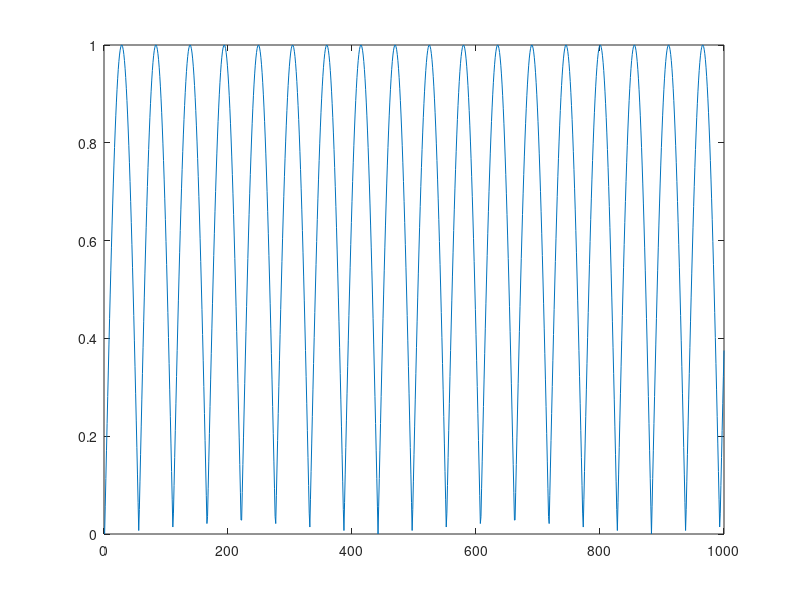

Here is the MATLAB script that generated this plot:
clear all
fs = 44100;
t = 0:1/fs:1;
x = sin(2*3.14159*400*t);
env(1) = 0;

for i=2:1000
    env(i) = env(i-1)+1*(abs(x(i))-env(i-1));
end
plot(env)